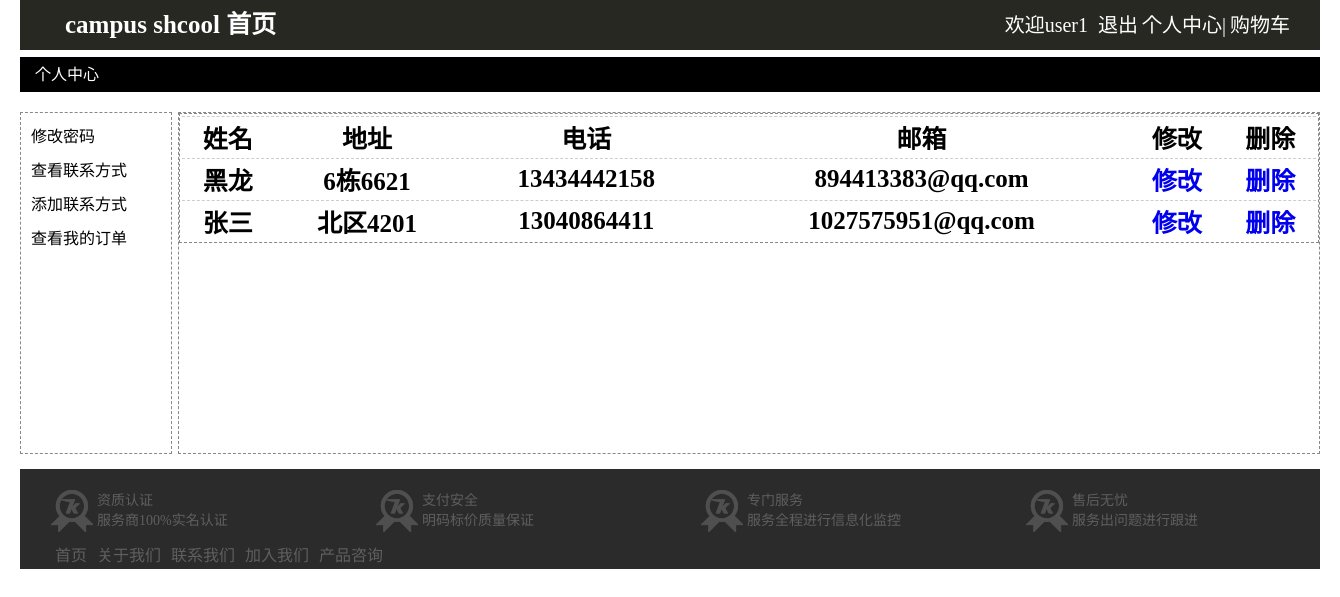
/home/person/userlist.php (signed in), run on the app's committed database.
### tables this page shows
CREATE TABLE IF NOT EXISTS `touch` (
  `id` int(11) NOT NULL AUTO_INCREMENT,
  `name` varchar(50) NOT NULL,
  `addr` varchar(100) NOT NULL,
  `tel` varchar(50) NOT NULL,
  `email` varchar(50) NOT NULL,
  `user_id` int(11) NOT NULL,
  PRIMARY KEY (`id`)
);

### home/person/userlist.php (the view, shortened to what this page needs)
<?php
$user_id=$_SESSION['home_userid'];
$sql="select * from touch where user_id={$user_id}";
$rst=mysql_query($sql);
?>
<!DOCTYPE html>
<html lang="en">
<head>
	<link rel="stylesheet" href="../public/css/index.css">
</head>
<body>
	<div class="main">
		<div class="header">
			<?php
				include "../header.php";
			?>
		</div>
		<div class="nav">
		</div>
		<div class="content">
			<div class="floor">
					<div class="floorheader">
						<div class="left" >
							<span>个人中心</span>
						</div>
					</div>
					<div class="floorfooter2">
						<div class="floorfooter2Left">
							<ul>
								<li><a href="userpassword.php">修改密码</a></li>
								<li><a href="userlist.php">查看联系方式</a></li>
								<li><a href="useradd.php">添加联系方式</a></li>
								<li><a href="orderlist.php">查看我的订单</a></li>
							</ul>
						</div>
						<div class="floorfooter2Right">
							<table width="1140px"  style="border:1px dashed #888">
								<tr>
									<td>姓名</td>
									<td>地址</td>
									<td>电话</td>
									<td>邮箱</td>
									<td>修改</td>
									<td>删除</td>
								</tr>
							<?php
								while($row=mysql_fetch_assoc($rst)){
							?>
								<tr>
									<td><?php echo $row['name'] ?></td>
									<td><?php echo $row['addr'] ?></td>
									<td><?php echo $row['tel'] ?></td>
									<td><?php echo $row['email'] ?></td>
									<td><a href="useredit.php?id=<?php echo  $row['id']?>">修改</a></td>
									<td><a href="userdel.php?id=<?php echo $row['id'] ?>">删除</a></td>
								</tr>
							<?php
						}
							?>
							</table>
						</div>
					</div>
			</div>
		</div>
		<div class="nav"></div>
		<div class="footer">
			<?php
				include "../footer.php";
			?>
		</div>
	</div>
</body>
</html>

### home/public/css/index.css (style rules this page uses)
a { text-decoration: none; }
.main { width:1300px; margin:0 auto; }
.header { height:50px; background:#272822; padding-left:15px; padding-right:15px; }
.nav { height:5px; clear: both; }
.content { clear: both; }
.footer { margin:0 auto; width:1300px; height: 100px; background: #2B2B2B; margin-bottom:30px; }
.floorheader { clear:both; height: 35px; background:#000 ; margin-bottom: 10px; }
.floorheader .left { padding-left:15px; line-height:35px; float:left; color:#fff; }
.floorfooter2 table { text-align:center; font-size:25px; font-weight:bolder; }
.floorfooter2 { width:1300px; }
.footer { clear: both; }
table { width:100%; }
table tr { height: 40px; }
table tr td { border-top:1px dashed #ccc; }
.floorfooter2Left { margin:10px 0px; float:left; width:150px; border:1px dashed #888; height: 340px; }
.floorfooter2Left ul { padding:10px; list-style-type: none; }
.floorfooter2Left ul li { text-decoration: none; padding-bottom:10px; }
.floorfooter2Left ul li a { color:#000; }
.floorfooter2Right { margin:10px 0px; float:right; width:1140px; border:1px dashed #888; height: 340px; }
ul,li { list-style:none; }

### data on the page
touch: name "黑龙", addr "6栋6621", tel "13434442158", email "894413383@qq.com"
touch: name "张三", addr "北区4201", tel "13040864411", email "1027575951@qq.com"

### other printed values
$_SESSION['home_username'] "user1"
